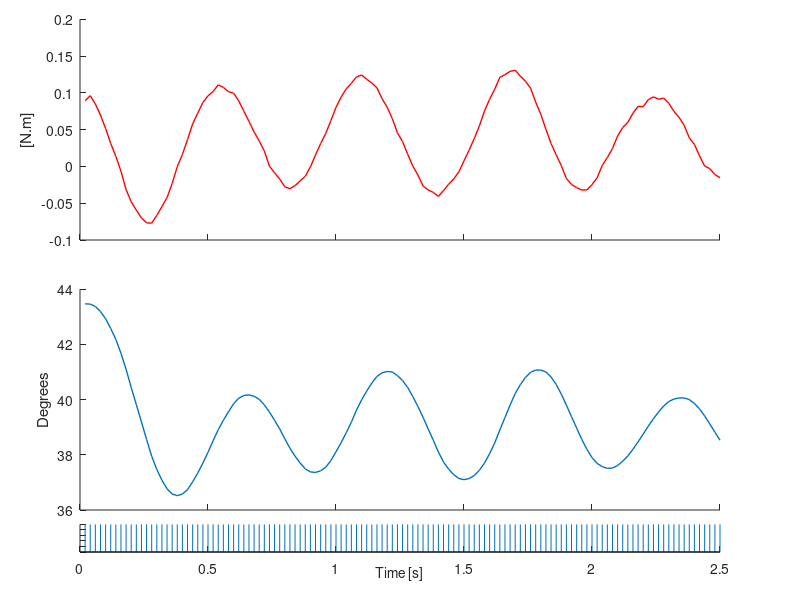

Reproduce this figure in MATLAB.
%% Reads a log from the APM board and creates a matrix with motor values

fid = fopen('motor_test.txt');

tline = fgetl(fid);

M = [];

while ischar(tline)
    if tline(1:3) == 'MOT'
        temp = textscan(tline,'%s%n%n%n%n%s','delimiter',',');
        M(end+1,:) = [temp{2:5}];
    end
    tline = fgetl(fid);
end
fclose(fid);

fid = fopen('motor_test.txt');

tline = fgetl(fid);

A = [];

while ischar(tline)
    if tline(1:3) == 'ATT'
        temp = textscan(tline,'%s%n%n%n%n%n%n%n%s','delimiter',',');
        A(end+1,:) = [temp{2:8}];
    end
    tline = fgetl(fid);
end
fclose(fid);

fid = fopen('motor_test.txt');

tline = fgetl(fid);

B = [];

while ischar(tline)
    if tline(1:4) == 'DFLT'
        temp = textscan(tline,'%s%n%n%s','delimiter',',');
        if temp{2} == 1
            B(end+1,:) = [temp{2:3}];
        end
    end
    tline = fgetl(fid);
end
fclose(fid);

fid = fopen('motor_test.txt');

tline = fgetl(fid);

C = [];

while ischar(tline)
    if tline(1:3) == 'D16'
        temp = textscan(tline,'%s%n%n%s','delimiter',',');
        C(end+1,:) = [temp{2:3}];
    end
    tline = fgetl(fid);
end
fclose(fid);


fid = fopen('motor_test.txt');

tline = fgetl(fid);

D = [];

while ischar(tline)
    if tline(1:4) == 'DFLT'
        temp = textscan(tline,'%s%n%n%s','delimiter',',');
        if temp{2} == 3
            D(end+1,:) = [temp{2:3}];
        end
    end
    tline = fgetl(fid);
end
fclose(fid);

fid = fopen('motor_test.txt');

tline = fgetl(fid);

E = [];

while ischar(tline)
    if tline(1:4) == 'DFLT'
        temp = textscan(tline,'%s%n%n%s','delimiter',',');
        if temp{2} == 4
            E(end+1,:) = [temp{2:3}];
        end
    end
    tline = fgetl(fid);
end
fclose(fid);

fid = fopen('motor_test.txt');

tline = fgetl(fid);

G = [];

while ischar(tline)
    if tline(1:4) == 'DFLT'
        temp = textscan(tline,'%s%n%n%s','delimiter',',');
        if temp{2} == 5
            G(end+1,:) = [temp{2:3}];
        end
    end
    tline = fgetl(fid);
end
fclose(fid);

fid = fopen('motor_test.txt');

tline = fgetl(fid);

H = [];

while ischar(tline)
    if tline(1:4) == 'DFLT'
        temp = textscan(tline,'%s%n%n%s','delimiter',',');
        if temp{2} == 6
            H(end+1,:) = [temp{2:3}];
        end
    end
    tline = fgetl(fid);
end
fclose(fid);


F = 50;

if length(M(:,1))/F > 2.5
    T = 2.5;
else
    T = (length(M(:,1))-1)/F;
end

fontsize = 15;
line = 1;
height = 0.368;%0.16;

%% Plot stuff (trig)
figure(100);
%subplot('Position',[0.12 0.8 0.8 height]);
subplot('Position',[0.1 0.6 0.8 height]);
hold on
%title('Control torques');
plot(1/F:1/F:T,M(1:T*F,1)/10000,'r','Linewidth',line);
%plot(0:T,zeros(T+1,1),'k','Linewidth',line);
set(gca,'XTickLabel',[]);
ylabel('[N.m]');


% subplot('Position',[0.12 0.56 0.8 height]);
% hold on
% %title('Ang vel');
% plot(1/F:1/F:T,B(1:T*F,2),'r','Linewidth',line);
% plot(0:T,zeros(T+1,1),'b','Linewidth',line);
% set(gca,'XTickLabel',[]);
% ylabel('[rad/s]');

% subplot('Position',[0.12 0.35 0.8 height]);
% hold on
% %v_dot_k
% plot(1/F:1/F:T,D(1:T*F,2),'k','Linewidth',line);
% set(gca,'XTickLabel',[]);
% ylabel('[N.m.rad/s]');

%subplot('Position',[0.12 0.15 0.8 height]);
subplot('Position',[0.1 0.15 0.8 height]);

hold on
%title('$\varphi$','interpreter','latex');
plot(1/F:1/F:T,abs(48-A(1:T*F,2)),'Linewidth',line)
set(gca,'XTickLabel',[]);
%set(gca,'XTickLabel',[0:0.5:T]);
ylabel('Degrees');
%xlabel('Time [s]');

subplot('Position',[0.1 0.08 0.8 height/8]);
hold on
%title('Sampling instants');
stem(1/F:1/F:T,C(1:T*F,2),'Marker','none')
axis([0 T 0 1]);
set(gca,'YTickLabel',[]);
x=xlabel('Time [s]','fontsize',10);
set(x, 'Units', 'Normalized', 'Position', [0.5, -0.5, 0]);


w = [B(1:T*F,2) zeros(length(B(1:T*F,2)),2)];
phi = A(1:T*F,2);
torques = [M(1:T*F,1)/10000 zeros(length(M(1:T*F,1)),2)];
trig = C(1:T*F,2);
T_k = G(1:T*F,2);

% figure(200);
% subplot(4,1,1);
% hold on
% title('v_dot_k');
% plot(1/F:1/F:T,D(1:T*F,2),'Linewidth',line);
% subplot(4,1,2);
% hold on
% title('alpha');
% plot(1/F:1/F:T,E(1:T*F,2),'Linewidth',line);
% subplot(4,1,3);
% hold on
% title('T_k');
% plot(1/F:1/F:T,G(1:T*F,2),'Linewidth',line);
% subplot(4,1,4);
% hold on
% title('T star');
% plot(1/F:1/F:T,H(1:T*F,2),'Linewidth',line);
% save('data.mat','w','phi','torques','T_k');

%% 2x2 version
% 
% height = 2.3*height;
% tick_size = 9;
% figure(100);
% subplot('Position',[0.05 0.6 0.43 height]);
% hold on
% %title('Control torques');
% plot(1/F:1/F:T,M(1:T*F,1)/10000,'r','Linewidth',line);
% %plot(0:T,zeros(T+1,1),'k','Linewidth',line);
% set(gca,'XTickLabel',[]);
% set(gca,'FontSize',tick_size)
% ylabel('[N.m]');
% 
% subplot('Position',[0.56 0.6 0.43 height]);
% hold on
% %title('Ang vel');
% plot(1/F:1/F:T,B(1:T*F,2),'r','Linewidth',line);
% %plot(0:T,zeros(T+1,1),'b','Linewidth',line);
% set(gca,'XTickLabel',[]);
% set(gca,'FontSize',tick_size)
% ylabel('[rad/s]');
% 
% subplot('Position',[0.05 0.15 0.43 height]);
% hold on
% %v_dot_k
% plot(1/F:1/F:T,D(1:T*F,2),'k','Linewidth',line);
% set(gca,'XTickLabel',[]);
% set(gca,'FontSize',tick_size)
% ylabel('[N.m.rad/s]');
% %  x=xlabel('Time [s]','fontsize',10);
% %  set(x, 'Units', 'Normalized', 'Position', [0.5, -0.5, 0]);
% 
% subplot('Position',[0.56 0.15 0.43 height]);
% hold on
% %title('$\varphi$','interpreter','latex');
% plot(1/F:1/F:T,abs(45-A(1:T*F,2)),'Linewidth',line)
% axis([0 T 0 105]);
% set(gca,'XTickLabel',[]);
% set(gca,'FontSize',tick_size)
% ylabel('Degrees');
% %  x=xlabel('Time [s]','fontsize',10);
% %  set(x, 'Units', 'Normalized', 'Position', [0.5, -0.5, 0]);
% 
% subplot('Position',[0.05 0.1 0.43 height/9]);
% hold on
% %title('Sampling instants');
% stem(1/F:1/F:T,C(1:T*F,2),'Marker','none')
% axis([0 T 0 1]);
% set(gca,'YTickLabel',[]);
% set(gca,'FontSize',tick_size)
% set(gca,'XTick', 0:0.5:T);
% x=xlabel('Time [s]','fontsize',10);
% set(x, 'Units', 'Normalized', 'Position', [0.5, -0.5, 0]);
% 
% subplot('Position',[0.56 0.1 0.43 height/9]);
% hold on
% %title('Sampling instants');
% stem(1/F:1/F:T,C(1:T*F,2),'Marker','none')
% axis([0 T 0 1]);
% set(gca,'YTickLabel',[]);
% set(gca,'FontSize',tick_size)
% set(gca,'XTick', 0:0.5:T);
% x=xlabel('Time [s]','fontsize',10);
% set(x, 'Units', 'Normalized', 'Position', [0.5, -0.5, 0]);
% 
% %% Plot stuff (cont)
% 
% % figure(100);
% % subplot('Position',[0.12 0.8 0.8 height]);
% % hold on
% % %title('Control torques');
% % plot(1/F:1/F:T,M(1:T*F,1)/10000,'r','Linewidth',line);
% % plot(0:T,zeros(T+1,1),'k','Linewidth',line);
% % set(gca,'XTickLabel',[]);
% % ylabel('[N.m]');
% % 
% % 
% % subplot('Position',[0.12 0.55 0.8 height]);
% % hold on
% % %title('Ang vel');
% % plot(1/F:1/F:T,B(1:T*F,2),'r','Linewidth',line);
% % plot(0:T,zeros(T+1,1),'b','Linewidth',line);
% % set(gca,'XTickLabel',[]);
% % ylabel('[rad/s]');
% % 
% % subplot('Position',[0.12 0.3 0.8 height]);
% % hold on
% % %v_dot_k
% % plot(1/F:1/F:T,D(1:T*F,2),'k','Linewidth',line);
% % set(gca,'XTickLabel',[]);
% % ylabel('[N.m.rad/s]');
% % 
% % subplot('Position',[0.12 0.07 0.8 height]);
% % hold on
% % %title('$\varphi$','interpreter','latex');
% % plot(1/F:1/F:T,abs(45-A(1:T*F,2)),'Linewidth',line)
% % ylabel('Degrees');
% % xlabel('Time [s]');
% 
% % w = [B(1:T*F,2) zeros(length(B(1:T*F,2)),2)];
% % phi = A(1:T*F,2);
% % torques = [M(1:T*F,1)/10000 zeros(length(M(1:T*F,1)),2)];
% % trig = C(1:T*F,2);
% % T_k = G(1:T*F,2);
% % 
% % figure(200);
% % subplot(4,1,1);
% % hold on
% % title('v_dot_k');
% % plot(1/F:1/F:T,D(1:T*F,2),'Linewidth',line);
% % subplot(4,1,2);
% % hold on
% % title('alpha');
% % plot(1/F:1/F:T,E(1:T*F,2),'Linewidth',line);
% % subplot(4,1,3);
% % hold on
% % title('T_k');
% % plot(1/F:1/F:T,G(1:T*F,2),'Linewidth',line);
% % subplot(4,1,4);
% % hold on
% % title('T star');
% % plot(1/F:1/F:T,H(1:T*F,2),'Linewidth',line);
% % 
% % save('data.mat','w','phi','torques','T_k');
% % 
% %  